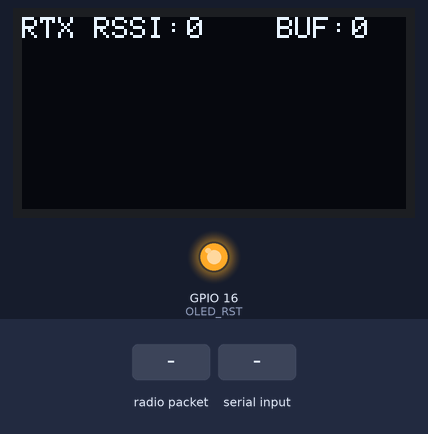
This sketch was run on a simulated ESP32. Parts: 128×64 one-colour display, output pins drawn as LEDs (lit = HIGH). Inputs (shaded band) come from the test bench. No radio packets arrive unless stated; what the sketch prints to the serial monitor is not drawn.

Above: at 1.2 s.
1.3 s: radio packet "1" arrives
At 2.8 s:
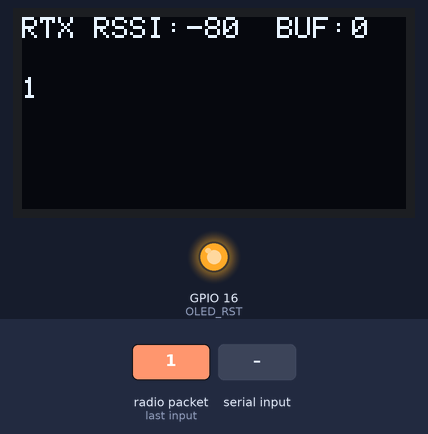
3.8 s: "1\n" received over Serial
At 3.83 s:
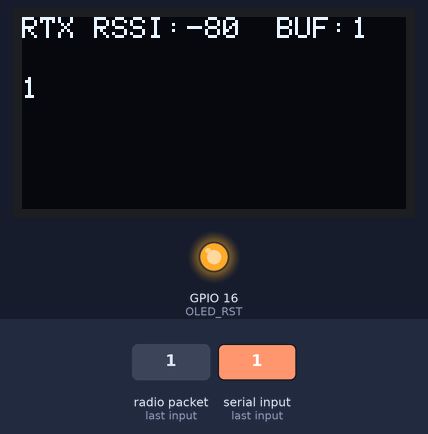
Timing chart, 0 to 6.8 s (numbered marks = the images above; inputs shaded):
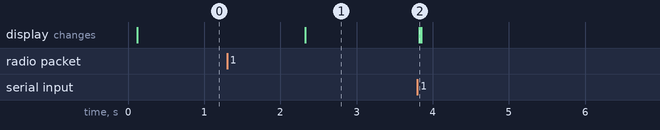

The sketch:

lora_heltec_transceive.ino
```cpp
/*********
  stupid sx1276 transceiver (xbee series 1 style) by spiritplumber
  based on https://randomnerdtutorials.com/ttgo-lora32-sx1276-arduino-ide/ by  Rui Santos
*********/

//Libraries for LoRa
#include <SPI.h>
#include <LoRa.h>

//Libraries for OLED Display
#include <Wire.h>
#include <Adafruit_GFX.h>
#include <Adafruit_SSD1306.h>

//define the pins used by the LoRa transceiver module
#define SCK 5
#define MISO 19
#define MOSI 27
#define SS 18
#define RST 14
#define DIO0 26

//433E6 for Asia
//866E6 for Europe
//915E6 for North America
#define BAND 915E6

//OLED pins
#define OLED_SDA 4
#define OLED_SCL 15
#define OLED_RST 16
#define SCREEN_WIDTH 128 // OLED display width, in pixels
#define SCREEN_HEIGHT 64 // OLED display height, in pixels

Adafruit_SSD1306 display(SCREEN_WIDTH, SCREEN_HEIGHT, &Wire, OLED_RST);

//packet counter
int txcounter = 0;
int rxcounter = 0;
byte charcounter = 0;
boolean readytosend = false;
boolean dodisplay = false;
boolean dodisplaybuf = false;
boolean displayexists = false;

String LoRaData;


#define MAXPKTSIZE 200
char receivedChars[MAXPKTSIZE]; // an array to store the received data
int rssi; // last packat received rssi

void setup() {

  //reset OLED display via software
  pinMode(OLED_RST, OUTPUT);
  digitalWrite(OLED_RST, LOW);
  delay(20);
  digitalWrite(OLED_RST, HIGH);

  //initialize OLED
  Wire.begin(OLED_SDA, OLED_SCL);

  if (!display.begin(SSD1306_SWITCHCAPVCC, 0x3c, false, false)) { // Address 0x3C for 128x32
    Serial.println(F("SSD1306 allocation failed"));
    displayexists = false;
  }
  else
  {
    display.clearDisplay();
    display.setTextColor(WHITE);
    display.setTextSize(1);
    display.setCursor(0, 0);
    display.print("Deus Nolens Exitus ");
    display.display();
    displayexists = true;
    dodisplay = true;
  }

  //initialize Serial Monitor
  Serial.begin(9600); // default slow baud rate. i'd like to lower it to 2400 if it was up to me

  //SPI LoRa pins
  SPI.begin(SCK, MISO, MOSI, SS);
  //setup LoRa transceiver module
  LoRa.setPins(SS, RST, DIO0);

  // stuff broke
  if (!LoRa.begin(BAND)) {
    Serial.println("Starting LoRa failed!");
    if (displayexists)
    {
      display.setCursor(0, 10);
      display.println("Starting LoRa failed!");
      display.display();
    }
    while (1); // we ded
  }
}

void loop() {

  //see if there's anything on the radio, and if there is, be ready to send it
  int packetSize = LoRa.parsePacket();
  if (packetSize) {
    //received a packet
    rssi = LoRa.packetRssi();

    //read packet
    while (LoRa.available()) {
      LoRaData = LoRa.readString();
      Serial.print(LoRaData);
    }
    dodisplay = true;
  }


  // the function below can be copied and pasted for additional UARTs, bluetooth, soft serial (with flag character), audioserial etc.

  // see if there's anything up the UART buffer and transfer it to the message buffer, then decide whether to send it
  if (Serial.available() > 0)
  {
    receivedChars[charcounter] = Serial.read();
    //Serial.print(receivedChars[charcounter]);
    //Serial.print(":");
    //Serial.print(charcounter);
    //Serial.print(":");
    //Serial.print( (uint8_t) receivedChars[charcounter]);
    //Serial.print(" ");
    dodisplaybuf = true;
    if ((++charcounter >= MAXPKTSIZE) or (charcounter > 1 and receivedChars[charcounter - 1] == 13))
    {
      dodisplay = true;
      readytosend = true;
    }
    if (receivedChars[0] == 10 or receivedChars[0] == 13 or receivedChars[1] == 10 or receivedChars[1] == 13) // eliminate stray RFs in case we get a CRLF, and don't send empty packets
    {
      charcounter = 0;
      receivedChars[0] = 0;
      receivedChars[1] = 0;
      readytosend = false;
      dodisplay = false;
    }
  }


  // either update the entire display, or just the buffer indicator (faster)
  if (dodisplay) // update entire display
  {
    if (displayexists)
    {
      display.clearDisplay();
      display.setCursor(0, 0);
      display.print("RTX RSSI:");
      display.setCursor(55, 0);
      display.print(rssi);
      display.setCursor(85, 0);
      display.print("BUF:");
      display.setCursor(110, 0);
      display.print(charcounter);
      display.setCursor(0, 20);
      display.print(LoRaData);
      display.display();
    }
    dodisplaybuf = false;
    dodisplay = false;
  }
  else if (dodisplaybuf) // update only buffer count
  {
    if (displayexists)
    {
      display.fillRect(110, 0, 45, 11, BLACK); // upperleftx, upperlefty, width, height, color
      display.setCursor(110, 0);
      display.print(charcounter);
      display.display();
    }
    dodisplaybuf = false;
  }


  // do actual sending; stay in send mode for as little as possible; this should be followed by the receive function
  if (readytosend)
  {
    //Send LoRa packet to receiver
    //  Serial.print("TX:");
    //  Serial.println(receivedChars);
    LoRa.beginPacket();
    LoRa.print(receivedChars);
    LoRa.endPacket();
    dodisplay = true;
    readytosend = false;
    charcounter = 0;
    for (int i = 0; i < MAXPKTSIZE; i++)
    {
      receivedChars[i] = 0;
    }
  }
}
```

Measured:
- after the input at 1.3 s, the display: changes after 1.0 s (image 1)
- after the input at 3.8 s, the display: changes at once (image 2)
